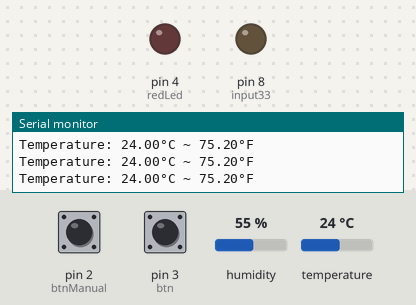
The sketch below on a simulated Arduino Uno, built with avr-gcc and run on an emulated ATmega328P. Parts: output pins drawn as LEDs (lit = HIGH), the last lines printed to the serial monitor. The test bench sets the inputs (shaded band); at power-on: pin 2 (btnManual) HIGH, pin 3 (btn) HIGH, temperature 24 °C, humidity 55 %.

Above: at 3.8 s.
3.9 s: pin 2 (btnManual) pulled LOW for 2.5 s
At 3.97 s:
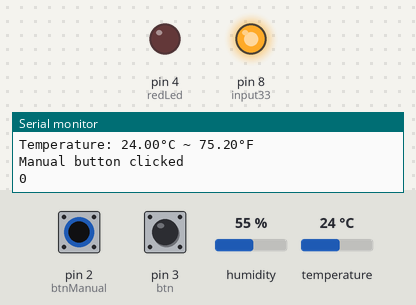
7.9 s: pin 3 (btn) pulled LOW for 2.5 s
11.9 s: temperature set to 29 °C
14.8 s: temperature set to 32 °C
At 16.0 s:
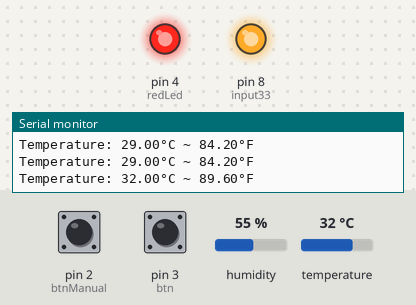
17.7 s: temperature set to 12 °C
At 19.7 s:
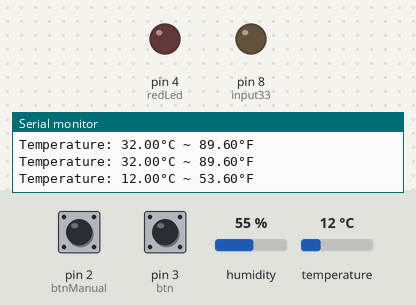
20.6 s: temperature set to 33 °C
At 22.1 s:
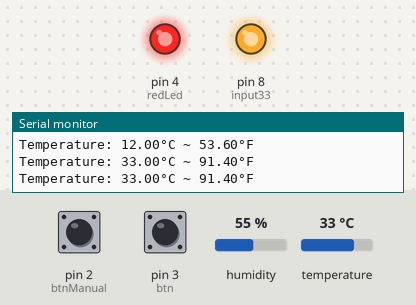
Timing chart, 0 to 23.6 s (numbered marks = the images above; inputs shaded):
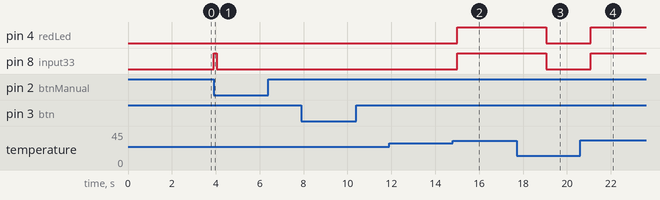

Measured:
- the behaviour switches between 30 and 31 °C on temperature (found by bisection; images 1 and 2)
- after the input at 3.9 s, pin 8 (input33): LOW → HIGH at once, → LOW 0.15 s later
- after the input at 14.8 s, pin 4 (redLed), pin 8 (input33): LOW → HIGH after 0.20 s
- after the input at 17.7 s, pin 4 (redLed), pin 8 (input33): HIGH → LOW after 1.4 s
- after the input at 20.6 s, pin 4 (redLed), pin 8 (input33): LOW → HIGH after 0.48 s

The sketch:

WATERPUMP.ino
```cpp
#include "DHT.h"
#define DHT11_PIN 13

int redLed = 4;  //  nhiệt độ >= 30
int yellowLed = 5; // có đang bật mode cảm biến
int btn = 3;  // nút chuyển sang mode cảm biến
int btnManual = 2;  // nút nhấn thủ công tắt/bật quay

int input33 = 8;
int input44 = 9;

// trạng thái tắt bật cảm biến
int cambienStatus = 1;

DHT dht11(DHT11_PIN, DHT11);

void setup() {
  Serial.begin(9600);
  dht11.begin(); // initialize the sensor

  pinMode(btn, INPUT_PULLUP);
  pinMode(btnManual, INPUT_PULLUP);
  pinMode(redLed, OUTPUT);

  attachInterrupt(1, cambienTrigger, FALLING);
  attachInterrupt(0, manualTrigger, FALLING);
}

void readTempHum() { // đọc nhiệt độ, độ ẩm
  delay(1000); // wait a few seconds between measurements.

  float tempC = dht11.readTemperature();
  float tempF = dht11.readTemperature(true);

  redTurn(tempC);

  if (isnan(tempC) || isnan(tempF)) {
    Serial.println("Failed to read from DHT11 sensor!");
  } else {
    Serial.print("Temperature: ");
    Serial.print(tempC);
    Serial.print("°C ~ ");
    Serial.print(tempF);
    Serial.println("°F");
  }
}

void redTurn(float tempC){ // > 30 độ thì quay
  if(tempC <= 30){
    analogWrite(input33, 0);
    digitalWrite(redLed, LOW);
  }
  else{
    analogWrite(input33, 255);
    digitalWrite(redLed, HIGH);
  }
}

void yellowTurn(){
  if (cambienStatus == -1) {
    digitalWrite(yellowLed, LOW);
  }
  else {
    digitalWrite(yellowLed, HIGH);
  }
  // digitalWrite(yellowLed, digitalRead(13)); // đèn vàng sáng khi cảm biến hoạt động
}

void xoay(int ampli){
  analogWrite(input33, ampli);
  digitalWrite(input44, LOW);
}

void dung(){
  digitalWrite(input33, LOW);
  digitalWrite(input44, LOW);
}

void manualTrigger(){   // nút tắt bật bằng tay
  Serial.println("Manual button clicked");

  cambienStatus = -1;
  digitalWrite(redLed, LOW);

  int status = digitalRead(input33); // = 1 => đang xoay ,  = 0 => đang dừng
  Serial.println(status);
  if(status != 1) { // nếu đang đừng thì xoay
    xoay(255);
  }
  else{
    dung();
  }
}

void cambienTrigger(){
  Serial.println("Cam bien button clicked");
  cambienStatus *= -1;
}

void loop() {

  yellowTurn();
  if(cambienStatus == 1){
    readTempHum();
  }
}
```
